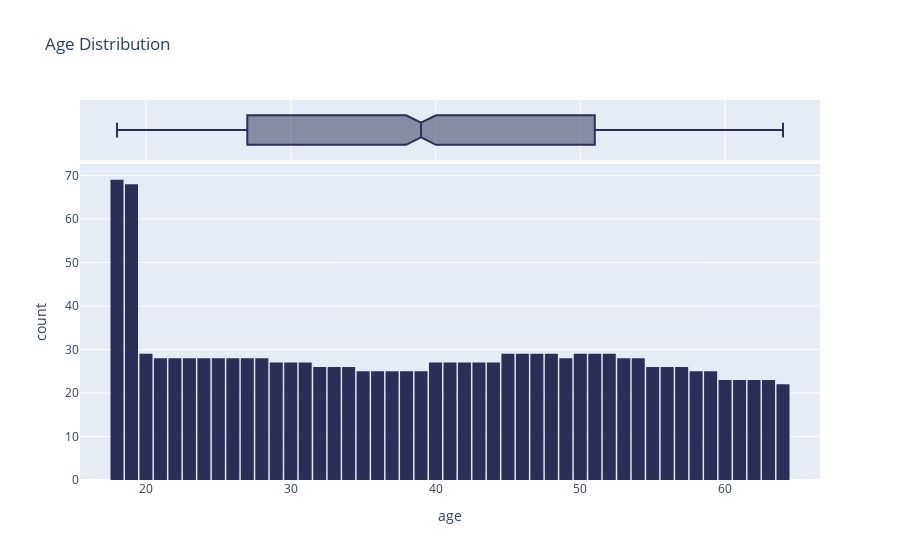

The notebook cell this image was saved under:
### Code cell
#lets check the distribution of the 'age' column
fig = px.histogram(df_insurance, x='age', nbins=47, title='Age Distribution', marginal='box',color_discrete_sequence=["#2B2E57"])
fig.update_layout(bargap=0.1)
fig.show()

### Figure 1 — Plotly figure (JSON) as saved in the notebook; plotly's stock layout.template omitted (floating-point values rounded to 4 significant figures; data arrays with more than 128 entries replaced by an {"elided": "..."} marker saying what was removed)
{"data": [{"alignmentgroup": "True", "bingroup": "x", "hovertemplate": "age=%{x}<br>count=%{y}<extra></extra>", "legendgroup": "", "marker": {"color": "#2B2E57", "pattern": {"shape": ""}}, "name": "", "nbinsx": 47, "offsetgroup": "", "orientation": "v", "showlegend": false, "type": "histogram", "x": {"elided": "1338 int values"}, "xaxis": "x", "yaxis": "y"}, {"alignmentgroup": "True", "hovertemplate": "age=%{x}<extra></extra>", "legendgroup": "", "marker": {"color": "#2B2E57"}, "name": "", "notched": true, "offsetgroup": "", "showlegend": false, "type": "box", "x": {"elided": "1338 int values"}, "xaxis": "x2", "yaxis": "y2"}], "layout": {"bargap": 0.1, "barmode": "relative", "legend": {"tracegroupgap": 0}, "title": {"text": "Age Distribution"}, "xaxis": {"anchor": "y", "domain": [0, 1], "title": {"text": "age"}}, "xaxis2": {"anchor": "y2", "domain": [0, 1], "matches": "x", "showgrid": true, "showticklabels": false}, "yaxis": {"anchor": "x", "domain": [0, 0.8316], "title": {"text": "count"}}, "yaxis2": {"anchor": "x2", "domain": [0.8416, 1], "matches": "y2", "showgrid": false, "showline": false, "showticklabels": false, "ticks": ""}}}
